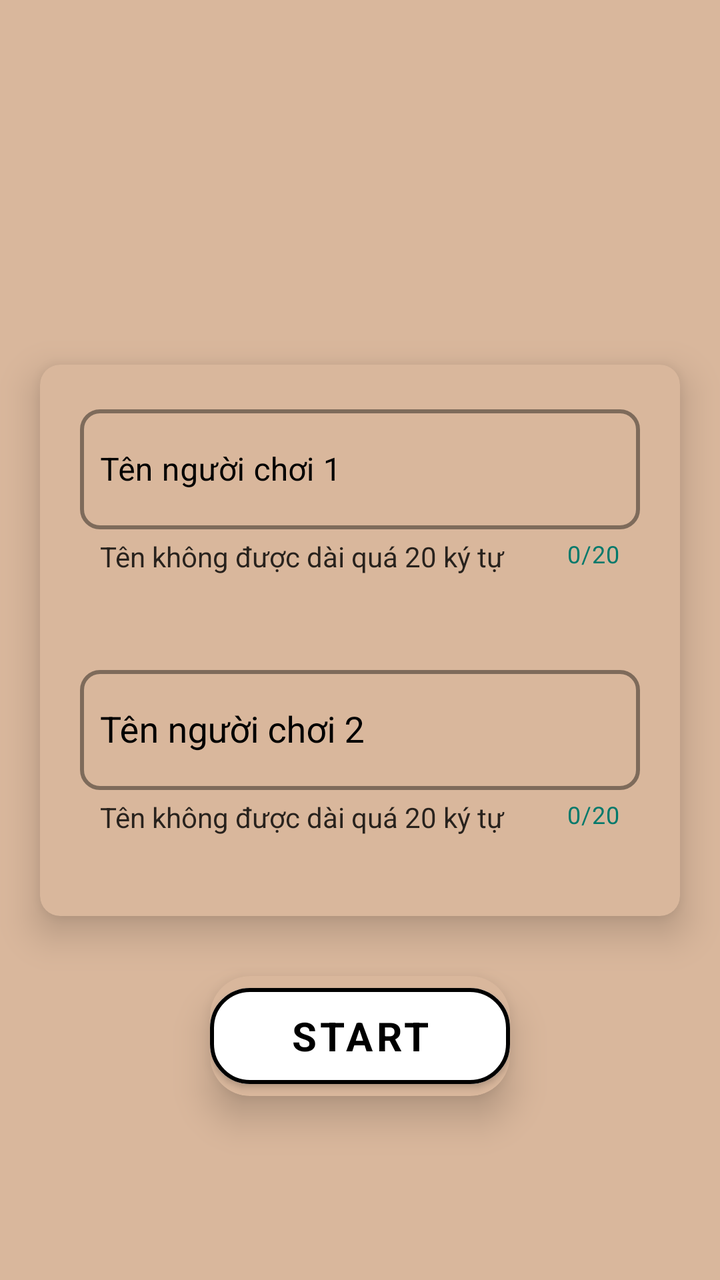
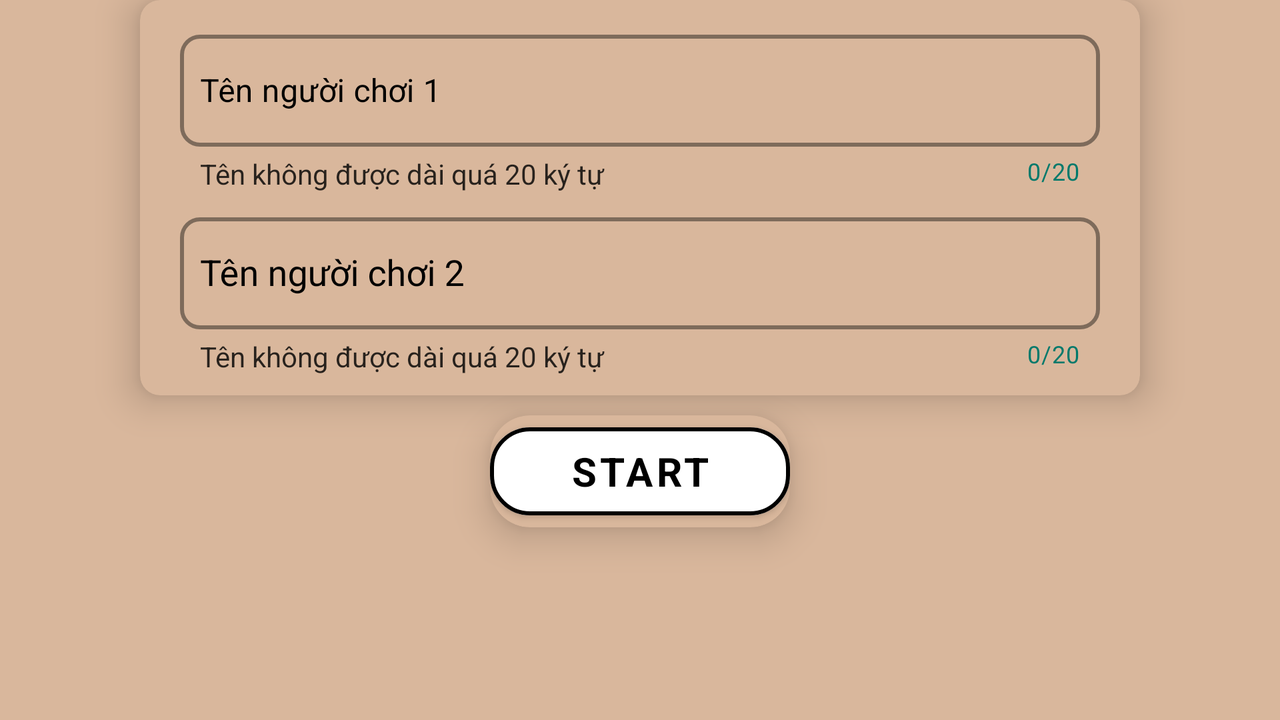

An Android layout and its configuration variant, each rendered on a device that would load it. The default file and the variant file are quoted in full after the pictures.
<!-- AndroidManifest.xml: application theme Theme.TikTakToe -->
<!-- res/layout/fragment_detail.xml -->
<?xml version="1.0" encoding="utf-8"?>
<androidx.constraintlayout.widget.ConstraintLayout xmlns:android="http://schemas.android.com/apk/res/android"
    xmlns:app="http://schemas.android.com/apk/res-auto"
    xmlns:tools="http://schemas.android.com/tools"
    android:layout_width="match_parent"
    android:layout_height="match_parent"
    android:background="@color/color_brown_bg"
    tools:context=".fragment.MainFragment">

    <androidx.cardview.widget.CardView
        android:id="@+id/cv_cv"
        android:layout_width="match_parent"
        android:layout_height="wrap_content"
        android:layout_gravity="center"
        android:layout_marginHorizontal="20dp"
        app:cardBackgroundColor="@color/color_brown_bg"
        app:cardCornerRadius="10dp"
        app:cardElevation="11dp"
        app:layout_constraintBottom_toBottomOf="parent"
        app:layout_constraintTop_toTopOf="parent">


        <LinearLayout
            android:layout_width="match_parent"
            android:layout_height="wrap_content"
            android:layout_gravity="center"
            android:gravity="center"
            android:orientation="vertical">


            <com.google.android.material.textfield.TextInputLayout
                android:id="@+id/text_inputLayout_player1"
                style="@style/Widget.MaterialComponents.TextInputLayout.OutlinedBox.ExposedDropdownMenu"
                android:layout_width="match_parent"
                android:layout_height="wrap_content"
                android:layout_marginHorizontal="20dp"
                android:layout_marginTop="15dp"
                android:textColorHint="@color/black"

                app:boxCornerRadiusBottomEnd="10dp"
                app:boxCornerRadiusBottomStart="10dp"
                app:boxCornerRadiusTopEnd="10dp"
                app:boxCornerRadiusTopStart="10dp"

                app:boxStrokeColor="@color/white"
                app:boxStrokeWidth="2dp"

                app:counterEnabled="true"
                app:counterMaxLength="20"
                app:counterOverflowTextColor="@color/red"
                app:counterTextColor="@color/green"

                app:endIconCheckable="true"
                app:endIconMode="clear_text"
                app:endIconTint="@color/black"

                app:errorEnabled="true"
                app:errorTextColor="@color/red"

                app:helperText="Tên không được dài quá 20 ký tự"
                app:helperTextEnabled="true"
                app:helperTextTextAppearance="@style/TextAppearance.AppCompat.Small.Inverse"
                app:helperTextTextColor="#D0000000"

                app:hintAnimationEnabled="true"
                app:hintEnabled="true"
                app:hintTextAppearance="@style/hintedt"
                app:hintTextColor="@color/color_text_hint">


                <AutoCompleteTextView

                    android:id="@+id/text_inputEdt_player1"
                    android:layout_width="match_parent"
                    android:layout_height="60dp"
                    android:hint="Tên người chơi 1"
                    android:inputType="text"
                    android:maxLength="20"
                    android:paddingHorizontal="10dp"
                    android:textColor="@color/black"
                    android:textColorHint="@color/black" />


            </com.google.android.material.textfield.TextInputLayout>


            <com.google.android.material.textfield.TextInputLayout
                android:id="@+id/text_inputLayout_player2"
                style="@style/Widget.MaterialComponents.TextInputLayout.OutlinedBox"
                android:layout_width="match_parent"
                android:layout_height="wrap_content"
                android:layout_marginHorizontal="20dp"
                android:layout_marginVertical="40dp"
                android:autofillHints="name"

                android:elevation="8dp"
                android:textColorHint="@color/black"
                app:boxCornerRadiusBottomEnd="10dp"

                app:boxCornerRadiusBottomStart="10dp"
                app:boxCornerRadiusTopEnd="10dp"
                app:boxCornerRadiusTopStart="10dp"

                app:boxStrokeColor="@color/white"
                app:boxStrokeWidth="2dp"
                app:counterEnabled="true"
                app:counterMaxLength="20"

                app:counterOverflowTextColor="@color/red"
                app:counterTextColor="@color/green"
                app:endIconCheckable="true"
                app:endIconMode="clear_text"
                app:endIconTint="@color/black"
                app:errorEnabled="true"
                app:errorTextColor="@color/red"
                app:helperText="Tên không được dài quá 20 ký tự"
                app:helperTextEnabled="true"
                app:helperTextTextAppearance="@style/TextAppearance.AppCompat.Small.Inverse"
                app:helperTextTextColor="#D0000000"
                app:hintAnimationEnabled="true"
                app:hintEnabled="true"
                app:hintTextAppearance="@style/hintedt"
                app:hintTextColor="@color/color_text_hint">

                <AutoCompleteTextView
                    android:id="@+id/text_inputEdt_player2"
                    android:layout_width="match_parent"
                    android:layout_height="60dp"
                    android:hint="Tên người chơi 2"
                    android:inputType="text"
                    android:maxLength="20"
                    android:paddingHorizontal="10dp"
                    android:textColor="@color/black"
                    android:textColorHint="@color/black" />


            </com.google.android.material.textfield.TextInputLayout>


        </LinearLayout>
    </androidx.cardview.widget.CardView>

    <androidx.cardview.widget.CardView
        android:layout_width="wrap_content"
        android:layout_height="wrap_content"
        android:layout_gravity="center_horizontal|bottom"
        android:layout_marginTop="30dp"
        android:layout_marginBottom="20dp"
        app:cardBackgroundColor="@color/color_brown_bg"
        app:cardCornerRadius="20dp"
        app:cardElevation="11dp"
        app:layout_constraintEnd_toEndOf="parent"
        app:layout_constraintStart_toStartOf="parent"
        app:layout_constraintTop_toBottomOf="@id/cv_cv">

        <com.google.android.material.button.MaterialButton
            android:id="@+id/play_bt"
            android:layout_width="150dp"
            android:layout_height="60dp"
            android:backgroundTint="@color/white"
            android:drawableLeft="@drawable/ic_play"
            android:drawableTint="#E53935"
            android:elevation="7dp"
            android:fontFamily="sans-serif"
            android:gravity="center"
            android:insetLeft="00dp"
            android:text="Start"
            android:textColor="@color/black"
            android:textSize="20sp"
            android:textStyle="bold"
            app:cornerRadius="20dp"
            app:rippleColor="@color/teal_700"
            app:strokeWidth="2dp" />
    </androidx.cardview.widget.CardView>

</androidx.constraintlayout.widget.ConstraintLayout>
<!-- resources referenced by this layout -->
<resources>
  <color name="black">#FF000000</color>
  <color name="color_brown_bg">#d9b79c</color>
  <color name="color_text_hint">#1976D2</color>
  <color name="green">#00796B</color>
  <color name="red">#D32F2F</color>
  <color name="teal_700">#FF018786</color>
  <color name="white">#FFFFFFFF</color>
  <style name="hintedt" parent="Widget.Material3.CardView.Outlined">
  
          <item name="android:textColor">#D51D1D1D</item>
          <item name="android:textSize">16sp</item>
      </style>
  <style name="Theme.TikTakToe" parent="Theme.MaterialComponents.DayNight.NoActionBar">
          
          <item name="colorPrimary">@color/purple_500</item>
          <item name="colorPrimaryVariant">@color/purple_700</item>
          <item name="colorOnPrimary">@color/white</item>
          
          <item name="colorSecondary">@color/teal_200</item>
          <item name="colorSecondaryVariant">@color/teal_700</item>
          <item name="colorOnSecondary">@color/black</item>
          
          <item name="android:statusBarColor">@color/color_brown_bg</item>
          
      </style>
  <color name="purple_500">#FF6200EE</color>
  <color name="purple_700">#FF3700B3</color>
  <color name="teal_200">#FF03DAC5</color>
</resources>
<!-- res/layout-land/fragment_detail.xml (the author's variant of the layout above) -->
<!-- drawn on the phone turned sideways -->
<?xml version="1.0" encoding="utf-8"?>
<androidx.constraintlayout.widget.ConstraintLayout xmlns:android="http://schemas.android.com/apk/res/android"
    xmlns:app="http://schemas.android.com/apk/res-auto"
    xmlns:tools="http://schemas.android.com/tools"
    android:layout_width="match_parent"
    android:layout_height="match_parent"
    android:orientation="horizontal"
    android:background="@color/color_brown_bg"
    tools:context=".fragment.MainFragment">

    <androidx.cardview.widget.CardView
        android:id="@+id/cv_cv"
        android:layout_width="match_parent"
        android:layout_height="wrap_content"
        android:layout_gravity="center_horizontal"
        android:layout_marginHorizontal="70dp"
        app:cardBackgroundColor="@color/color_brown_bg"
        app:cardCornerRadius="10dp"
        app:cardElevation="11dp"
        app:layout_constraintTop_toTopOf="parent">


        <LinearLayout
            android:layout_width="match_parent"
            android:layout_height="wrap_content"
            android:layout_gravity="center"
            android:gravity="center"
            android:orientation="vertical">


            <com.google.android.material.textfield.TextInputLayout
                android:id="@+id/text_inputLayout_player1"
                style="@style/Widget.MaterialComponents.TextInputLayout.OutlinedBox.ExposedDropdownMenu"
                android:layout_width="match_parent"
                android:layout_height="wrap_content"
                android:layout_marginHorizontal="20dp"
                android:layout_marginTop="10dp"
                android:textColorHint="@color/black"

                app:boxCornerRadiusBottomEnd="10dp"
                app:boxCornerRadiusBottomStart="10dp"
                app:boxCornerRadiusTopEnd="10dp"
                app:boxCornerRadiusTopStart="10dp"

                app:boxStrokeColor="@color/white"
                app:boxStrokeWidth="2dp"

                app:counterEnabled="true"
                app:counterMaxLength="20"
                app:counterOverflowTextColor="@color/red"
                app:counterTextColor="@color/green"

                app:endIconCheckable="true"
                app:endIconMode="clear_text"
                app:endIconTint="@color/black"

                app:errorEnabled="true"
                app:errorTextColor="@color/red"

                app:helperText="Tên không được dài quá 20 ký tự"
                app:helperTextEnabled="true"
                app:helperTextTextAppearance="@style/TextAppearance.AppCompat.Small.Inverse"
                app:helperTextTextColor="#D0000000"

                app:hintAnimationEnabled="true"
                app:hintEnabled="true"
                app:hintTextAppearance="@style/hintedt"
                app:hintTextColor="@color/color_text_hint">


                <AutoCompleteTextView
                    android:id="@+id/text_inputEdt_player1"
                    android:layout_width="match_parent"
                    android:layout_height="56dp"
                    android:hint="Tên người chơi 1"
                    android:imeOptions="actionNext"
                    android:inputType="text"
                    android:maxLength="20"
                    android:paddingHorizontal="10dp"
                    android:textColor="@color/black"
                    android:textColorHint="@color/black" />


            </com.google.android.material.textfield.TextInputLayout>


            <com.google.android.material.textfield.TextInputLayout
                android:id="@+id/text_inputLayout_player2"
                style="@style/Widget.MaterialComponents.TextInputLayout.OutlinedBox"
                android:layout_width="match_parent"
                android:layout_height="wrap_content"
                android:layout_marginHorizontal="20dp"
                android:layout_marginTop="5dp"
                android:layout_marginBottom="10dp"
                android:autofillHints="name"

                android:elevation="8dp"
                android:textColorHint="@color/black"
                app:boxCornerRadiusBottomEnd="10dp"

                app:boxCornerRadiusBottomStart="10dp"
                app:boxCornerRadiusTopEnd="10dp"
                app:boxCornerRadiusTopStart="10dp"

                app:boxStrokeColor="@color/white"
                app:boxStrokeWidth="2dp"
                app:counterEnabled="true"
                app:counterMaxLength="20"

                app:counterOverflowTextColor="@color/red"
                app:counterTextColor="@color/green"
                app:endIconCheckable="true"
                app:endIconMode="clear_text"
                app:endIconTint="@color/black"
                app:errorEnabled="true"
                app:errorTextColor="@color/red"
                app:helperText="Tên không được dài quá 20 ký tự"
                app:helperTextEnabled="true"
                app:helperTextTextAppearance="@style/TextAppearance.AppCompat.Small.Inverse"
                app:helperTextTextColor="#D0000000"
                app:hintAnimationEnabled="true"
                app:hintEnabled="true"
                app:hintTextAppearance="@style/hintedt"
                app:hintTextColor="@color/color_text_hint">

                <AutoCompleteTextView
                    android:id="@+id/text_inputEdt_player2"
                    android:layout_width="match_parent"
                    android:layout_height="56dp"
                    android:hint="Tên người chơi 2"
                    android:imeOptions="actionDone"
                    android:inputType="text"
                    android:maxLength="20"
                    android:paddingHorizontal="10dp"
                    android:textColor="@color/black"
                    android:textColorHint="@color/black" />


            </com.google.android.material.textfield.TextInputLayout>


        </LinearLayout>
    </androidx.cardview.widget.CardView>

    <androidx.cardview.widget.CardView
        android:layout_width="wrap_content"
        android:layout_height="wrap_content"
        android:layout_gravity="center_horizontal|bottom"
        android:layout_marginTop="10dp"
        android:layout_marginBottom="20dp"
        app:cardBackgroundColor="@color/color_brown_bg"
        app:cardCornerRadius="20dp"
        app:cardElevation="11dp"
        app:layout_constraintEnd_toEndOf="parent"
        app:layout_constraintStart_toStartOf="parent"
        app:layout_constraintTop_toBottomOf="@id/cv_cv">

        <com.google.android.material.button.MaterialButton
            android:id="@+id/play_bt"
            android:layout_width="150dp"
            android:layout_height="56dp"
            android:backgroundTint="@color/white"
            android:drawableLeft="@drawable/ic_play"
            android:drawableTint="#E53935"
            android:elevation="7dp"
            android:fontFamily="sans-serif"
            android:gravity="center"
            android:insetLeft="00dp"
            android:text="Start"
            android:textColor="@color/black"
            android:textSize="20sp"
            android:textStyle="bold"
            app:cornerRadius="20dp"
            app:rippleColor="@color/teal_700"
            app:strokeWidth="2dp" />
    </androidx.cardview.widget.CardView>

</androidx.constraintlayout.widget.ConstraintLayout>
